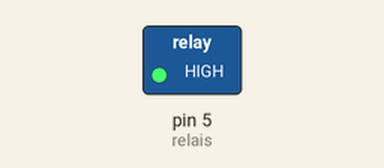
Recording of a sketch running on a simulated Arduino Uno, built with avr-gcc and run on an emulated ATmega328P. Parts: switched loads named in the sketch (green lamp = pin HIGH). Dashed ring = blinking.

Above: at 0.5 s.
Timing chart, 0 to 4.6 s (numbered marks = the images above):
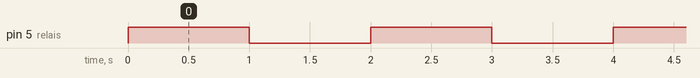

The sketch:

03_relay_test.ino
```cpp
//################################
// Define Pins
//Pinout Wemos D1 Mini: https://randomnerdtutorials.com/esp8266-pinout-reference-gpios/
int relais = 5; //D1 Pin
//################################

void setup() {
  // initialize digital pin LED_BUILTIN as an output.
  pinMode(relais, OUTPUT);
}

// the loop function runs over and over again forever
void loop() {
  digitalWrite(relais, HIGH);

  delay(1000);
  digitalWrite(relais, LOW);

  delay(1000);
}
```

Measured:
- by itself, pin 5 (relais): alternates HIGH for 1.0 s and LOW for 1.0 s
